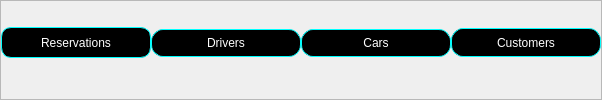
     <widget class="QFrame" name="Btns">
      <property name="styleSheet">
       <string notr="true">background:none;</string>
      </property>
      <property name="frameShape">
       <enum>QFrame::StyledPanel</enum>
      </property>
      <property name="frameShadow">
       <enum>QFrame::Raised</enum>
      </property>
      <layout class="QHBoxLayout" name="horizontalLayout">
       <property name="spacing">
        <number>0</number>
       </property>
       <property name="leftMargin">
        <number>0</number>
       </property>
       <property name="topMargin">
        <number>0</number>
       </property>
       <property name="rightMargin">
        <number>0</number>
       </property>
       <property name="bottomMargin">
        <number>14</number>
       </property>
       <item>
        <widget class="QPushButton" name="reservationB">
         <property name="minimumSize">
          <size>
           <width>150</width>
           <height>28</height>
          </size>
         </property>
         <property name="maximumSize">
          <size>
           <width>150</width>
           <height>31</height>
          </size>
         </property>
         <property name="styleSheet">
          <string notr="true">QPushButton
{
font: 11pt &quot;MS Shell Dlg 2&quot;;
color:#ffffff;
background:solid black;
border-radius:10px;
border:1px solid aqua;
}

QPushButton:hover
{
color: #000000;
border-radius:12px;
border:2px #00ffff;
background:#ececec;
border:2px solid red;
}

</string>
         </property>
         <property name="text">
          <string>Reservations</string>
         </property>
        </widget>
       </item>
       <item>
        <widget class="QPushButton" name="DriversB">
         <property name="minimumSize">
          <size>
           <width>150</width>
           <height>27</height>
          </size>
         </property>
         <property name="maximumSize">
          <size>
           <width>150</width>
           <height>28</height>
          </size>
         </property>
         <property name="styleSheet">
          <string notr="true">QPushButton
{
font: 11pt &quot;MS Shell Dlg 2&quot;;
color:#ffffff;
background:solid black;
border-radius:12px;
border:1px solid aqua;
}

QPushButton:hover
{
color: #000000;
border-radius:12px;
border:2px #00ffff;
background:#ececec;
border:2px solid red;
}

</string>
         </property>
         <property name="text">
          <string>Drivers</string>
         </property>
        </widget>
       </item>
       <item>
        <widget class="QPushButton" name="CarB">
         <property name="minimumSize">
          <size>
           <width>150</width>
           <height>28</height>
          </size>
         </property>
         <property name="maximumSize">
          <size>
           <width>150</width>
           <height>28</height>
          </size>
         </property>
         <property name="styleSheet">
          <string notr="true">QPushButton
{
font: 11pt &quot;MS Shell Dlg 2&quot;;
color:#ffffff;
background:solid black;
border-radius:12px;
border:1px solid aqua;
}

QPushButton:hover
{
color: #000000;
border-radius:12px;
border:2px #00ffff;
background:#ececec;
border:2px solid red;
}

</string>
         </property>
         <property name="text">
          <string>Cars</string>
         </property>
        </widget>
       </item>
       <item>
        <widget class="QPushButton" name="CustomerB">
         <property name="minimumSize">
          <size>
           <width>150</width>
           <height>29</height>
          </size>
         </property>
         <property name="maximumSize">
          <size>
           <width>150</width>
           <height>29</height>
          </size>
         </property>
         <property name="styleSheet">
          <string notr="true">QPushButton
{
font: 11pt &quot;MS Shell Dlg 2&quot;;
color:#ffffff;
selection-color: rgb(85, 255, 255);
selection-background-color: rgb(0, 255, 255);
background:solid black;
border-radius:12px;
border:1px solid aqua;
}

QPushButton:hover
{
color: #000000;
border-radius:12px;
border:2px #00ffff;
background:#ececec;
border:2px solid red;
}


</string>
         </property>
         <property name="text">
          <string>Customers</string>
         </property>
         <property name="default">
          <bool>false</bool>
         </property>
         <property name="flat">
          <bool>false</bool>
         </property>
        </widget>
       </item>
      </layout>
     </widget>
